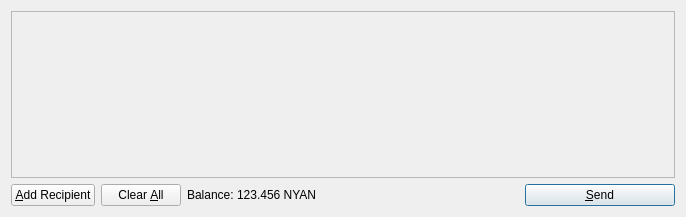
<?xml version="1.0" encoding="UTF-8"?>
<ui version="4.0">
 <class>SendCoinsDialog</class>
 <widget class="QDialog" name="SendCoinsDialog">
  <property name="geometry">
   <rect>
    <x>0</x>
    <y>0</y>
    <width>686</width>
    <height>217</height>
   </rect>
  </property>
  <property name="windowTitle">
   <string>Send Coins</string>
  </property>
  <layout class="QVBoxLayout" name="verticalLayout">
   <item>
    <widget class="QScrollArea" name="scrollArea">
     <property name="widgetResizable">
      <bool>true</bool>
     </property>
     <widget class="QWidget" name="scrollAreaWidgetContents">
      <property name="geometry">
       <rect>
        <x>0</x>
        <y>0</y>
        <width>666</width>
        <height>165</height>
       </rect>
      </property>
      <layout class="QVBoxLayout" name="verticalLayout_2">
       <property name="margin">
        <number>0</number>
       </property>
       <item>
        <layout class="QVBoxLayout" name="entries">
         <property name="spacing">
          <number>6</number>
         </property>
        </layout>
       </item>
       <item>
        <spacer name="verticalSpacer">
         <property name="orientation">
          <enum>Qt::Vertical</enum>
         </property>
         <property name="sizeHint" stdset="0">
          <size>
           <width>20</width>
           <height>40</height>
          </size>
         </property>
        </spacer>
       </item>
      </layout>
     </widget>
    </widget>
   </item>
   <item>
    <layout class="QHBoxLayout" name="horizontalLayout">
     <item>
      <widget class="QPushButton" name="addButton">
       <property name="toolTip">
        <string>Send to multiple recipients at once</string>
       </property>
       <property name="text">
        <string>&amp;Add Recipient</string>
       </property>
       <property name="icon">
        <iconset resource="../bitcoin.qrc">
         <normaloff>:/icons/add</normaloff>:/icons/add</iconset>
       </property>
       <property name="autoDefault">
        <bool>false</bool>
       </property>
      </widget>
     </item>
     <item>
      <widget class="QPushButton" name="clearButton">
       <property name="sizePolicy">
        <sizepolicy hsizetype="Minimum" vsizetype="Fixed">
         <horstretch>0</horstretch>
         <verstretch>0</verstretch>
        </sizepolicy>
       </property>
       <property name="toolTip">
        <string>Remove all transaction fields</string>
       </property>
       <property name="text">
        <string>Clear &amp;All</string>
       </property>
       <property name="icon">
        <iconset resource="../bitcoin.qrc">
         <normaloff>:/icons/remove</normaloff>:/icons/remove</iconset>
       </property>
       <property name="autoRepeatDelay">
        <number>300</number>
       </property>
       <property name="autoDefault">
        <bool>false</bool>
       </property>
      </widget>
     </item>
     <item>
      <layout class="QHBoxLayout" name="horizontalLayout_2">
       <property name="spacing">
        <number>3</number>
       </property>
       <item>
        <widget class="QLabel" name="label">
         <property name="text">
          <string>Balance:</string>
         </property>
        </widget>
       </item>
       <item>
        <widget class="QLabel" name="labelBalance">
         <property name="cursor">
          <cursorShape>IBeamCursor</cursorShape>
         </property>
         <property name="text">
          <string>123.456 NYAN</string>
         </property>
         <property name="textInteractionFlags">
          <set>Qt::LinksAccessibleByMouse|Qt::TextSelectableByKeyboard|Qt::TextSelectableByMouse</set>
         </property>
        </widget>
       </item>
      </layout>
     </item>
     <item>
      <spacer name="horizontalSpacer">
       <property name="orientation">
        <enum>Qt::Horizontal</enum>
       </property>
       <property name="sizeHint" stdset="0">
        <size>
         <width>40</width>
         <height>20</height>
        </size>
       </property>
      </spacer>
     </item>
     <item>
      <widget class="QPushButton" name="sendButton">
       <property name="minimumSize">
        <size>
         <width>150</width>
         <height>0</height>
        </size>
       </property>
       <property name="toolTip">
        <string>Confirm the send action</string>
       </property>
       <property name="text">
        <string>&amp;Send</string>
       </property>
       <property name="icon">
        <iconset resource="../bitcoin.qrc">
         <normaloff>:/icons/send</normaloff>:/icons/send</iconset>
       </property>
       <property name="default">
        <bool>true</bool>
       </property>
      </widget>
     </item>
    </layout>
   </item>
  </layout>
 </widget>
 <resources>
  <include location="../bitcoin.qrc"/>
 </resources>
 <connections/>
</ui>
